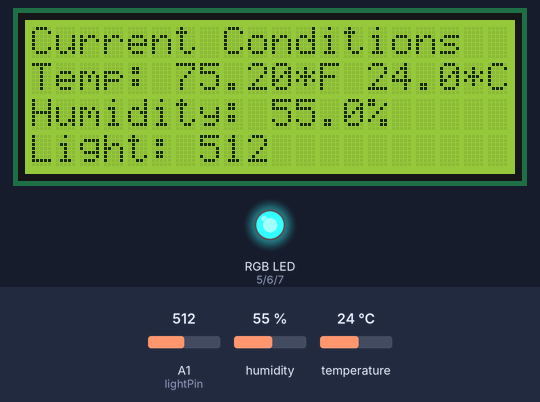
A sketch run on a simulated Arduino Uno, built with avr-gcc and run on an emulated ATmega328P. Parts: 20×4 character LCD, an RGB LED mixed from three pins (HIGH = lit). The test bench sets the inputs (shaded band); at power-on: temperature 24 °C, A1 (lightPin) = 512, humidity 55 %. WiFi joins after 1.5 s; servers stay silent unless stated; what the sketch prints to the serial monitor is not drawn.

Above: at 7.4 s.
7.5 s: temperature set to 12 °C
At 12.3 s:
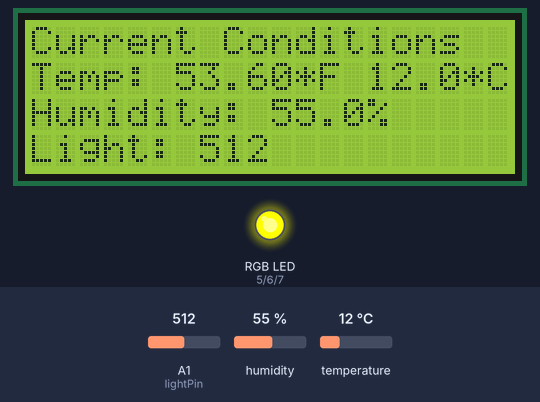
17.9 s: A1 (lightPin) set to 716
At 21.9 s:
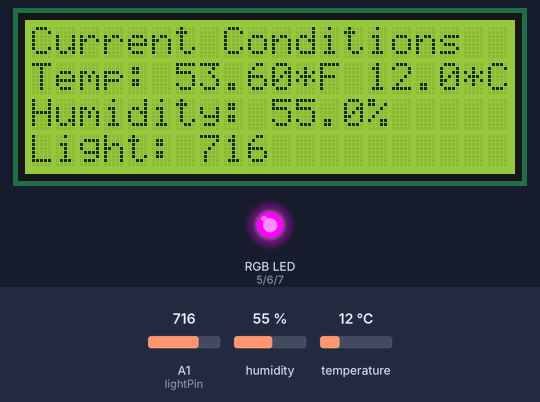
23.6 s: humidity set to 22 %
At 27.9 s:
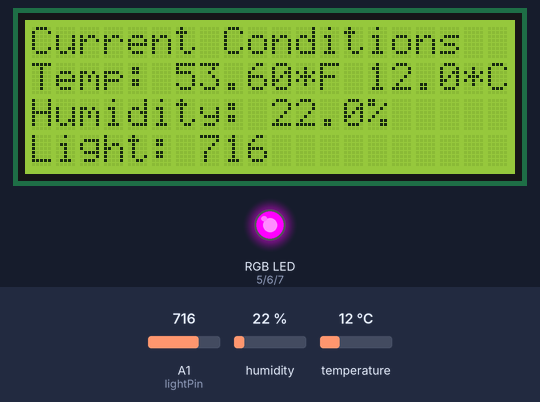
29.3 s: A1 (lightPin) set to 900
At 32.8 s:
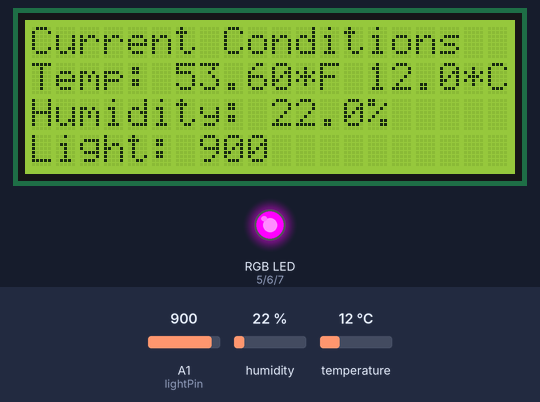
35.0 s: humidity set to 40 %
At 37.6 s:
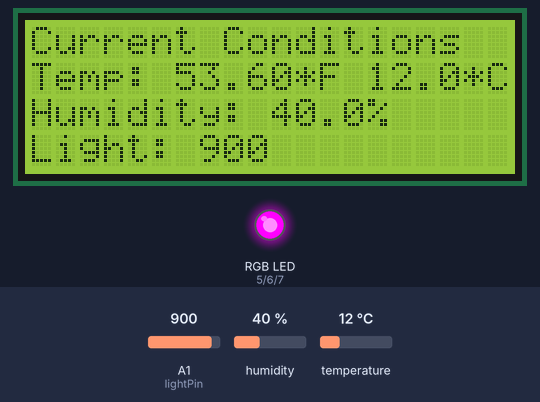
40.7 s: A1 (lightPin) set to 1023
At 42.5 s:
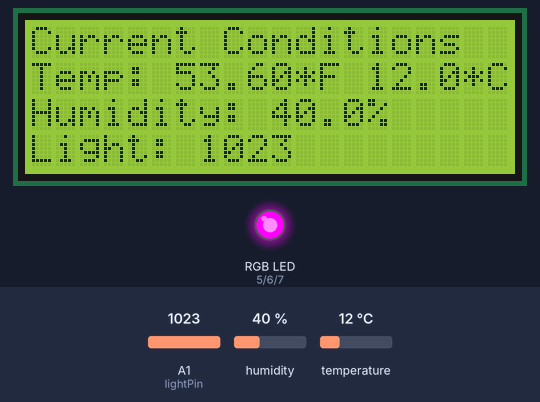
Timing chart, 0 to 44.0 s (numbered marks = the images above; inputs shaded):
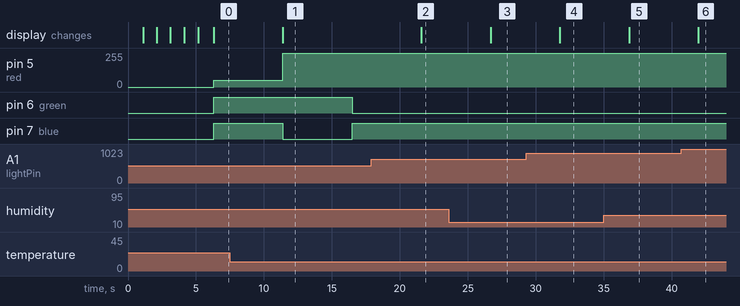

The sketch:

WeatherStation_v1.ino
```cpp
/*
To wire up the DHT sensor:
Connect pin 1 (on the left) of the sensor to +5V
Connect pin 2 of the sensor to whatever your DHTPIN is
Connect pin 4 (on the right) of the sensor to GROUND
Connect a 10K resistor from pin 2 (data) to pin 1 (power) of the sensor

Tutorial for making repeated requests via the Ethernet shield: http://arduino.cc/en/Tutorial/WebClientRepeating
*/

// INCLUDE LIBRARIES
#include "DHT.h"  // DHT Library from AdaFruit: https://github.com/adafruit/DHT-sensor-library
#include <Wire.h>
#include <LCD.h>
#include <LiquidCrystal_I2C.h>  // LCD library from https://bitbucket.org/fmalpartida/new-liquidcrystal/wiki/Home
#include <SPI.h>
#include <Ethernet.h>
#include <EthernetUdp.h>  // http://arduino.cc/en/Tutorial/UdpNtpClient

// DEFINE LCD ATTRIBUTES
//#define I2C_ADDR    0x27  // Define I2C Address where the PCF8574A is. This was the erroneous default address.
#define I2C_ADDR    0x3F  // Define I2C Address where the PCF8574A is. This is the correct address.
#define BACKLIGHT_PIN     3
#define En_pin  2
#define Rw_pin  1
#define Rs_pin  0
#define D4_pin  4
#define D5_pin  5
#define D6_pin  6
#define D7_pin  7
LiquidCrystal_I2C       lcd(I2C_ADDR,En_pin,Rw_pin,Rs_pin,D4_pin,D5_pin,D6_pin,D7_pin);

// DEFINE DHT ATTRIBUTES
#define DHTPIN 2  // Arduino Pin for DHT
#define DHTTYPE DHT22   // DHT 22  (AM2302)
DHT dht(DHTPIN, DHTTYPE);

// DEFINE LED ATTRIBUTES
int red = 5;  // The red led pin.
int green = 6;  // The green led pin.
int blue = 7;  // The blue led pin.
int lightPin = 1;  // The photoresistor pin
float prevTemp = 0;  // Save the previous temperature for comparison.

// DEFINE ETHERNET ATTRIBUTES
// Enter a MAC address for the Ethernet shield controller.
byte mac[] = {  0x90, 0xA2, 0xDA, 0x0D, 0x97, 0xA8 };
unsigned int localPort = 8888;  // local port to listen for UDP packets
IPAddress ip(192,168,2,114);
IPAddress myDns(8,8,8,8);  // IP address of DNS server (Google)
char server[] = "foo.com";  // Host for RESTful API to save readings.
IPAddress timeServer(132, 163, 4, 101); // time-a.timefreq.bldrdoc.gov NTP server
// IPAddress timeServer(132, 163, 4, 102); // time-b.timefreq.bldrdoc.gov NTP server
// IPAddress timeServer(132, 163, 4, 103); // time-c.timefreq.bldrdoc.gov NTP server
EthernetClient client;
EthernetUDP Udp;  // A UDP instance to let us send and receive packets over UDP

unsigned long lastConnectionTime = 0;  // last time we connected to the server, in milliseconds
unsigned long lastReadTime = 0;
boolean lastConnected = false;  // state of the connection last time through the main loop
unsigned long postingInterval = 3600000;  // delay until next time to post update.
const unsigned int READ_INTERVAL = 5000;     // This sets how long between readings (5 seconds)
const int NTP_PACKET_SIZE= 48;  // NTP time stamp is in the first 48 bytes of the message
byte packetBuffer[ NTP_PACKET_SIZE];  //buffer to hold incoming and outgoing packets
String displayLocation = "Rosemount, MN";

void setup() {
    Serial.begin(9600);
    Serial.println("Initializing 'Current Conditions' project.");

    // Set the output pins for the RGB LED
    pinMode(red, OUTPUT);
    pinMode(green, OUTPUT);
    pinMode(blue, OUTPUT);

    dht.begin();  // Fire up the DHT (temp/humidity sensor).
    lcd.begin(20,4);  // Fire up the LCD.

    // Switch on the LCD backlight
    lcd.setBacklightPin(BACKLIGHT_PIN,POSITIVE);
    lcd.setBacklight(HIGH);
    lcd.home();  // Go home

    // Start the Ethernet connection:
    Ethernet.begin(mac, ip, myDns);
    Udp.begin(localPort);
    // print the Ethernet board/shield's IP address:
    Serial.print("My IP address: ");
    Serial.println(Ethernet.localIP());

    lcd.clear(); // clear display, set cursor position to zero
    lcd.print("Current Conditions");
    lcd.setCursor(0, 1);        // go to the 2nd line
    lcd.print("Brian Shoemaker");
    lcd.setCursor(0, 2);        // go to the third line
    lcd.print("Warming up...");

    // Display a countdown.
    for (int ii=5; ii>0; ii--) {
        lcd.setCursor(14, 2);
        lcd.print(ii);
        delay(1000);
    }

    lcd.clear(); // clear display, set cursor position to zero
    lcd.print("Current Conditions");
    lcd.setCursor(0, 1); // go to the 2nd line
    lcd.print(displayLocation);

    // Sync up the clock
    syncClock();
}

void loop() {

    // if there's incoming data from the net connection, send it out the serial port.  This is for debugging purposes only.
    if (client.available()) {
        char c = client.read();
        Serial.print(c);
    }

    // If there's no net connection, but there was one last time through the loop, then stop the client.
    if (!client.connected() && lastConnected) {
        //Serial.println();
        //Serial.println("disconnecting.");
        client.stop();
    }

    if ((millis() - lastReadTime > READ_INTERVAL)) {
        // Reading temperature or humidity takes about 250 milliseconds!
        // Sensor readings may also be up to 2 seconds 'old' (its a very slow sensor)
        float humidity = dht.readHumidity();
        float tempC = dht.readTemperature();
        float tempF = (tempC * 1.8) + 32;
        int lightReading = analogRead(lightPin);

        // Check if temperature/humidity readings are valid.
        //If they are NaN (not a number) then something went wrong!
        if (isnan(tempC) || isnan(humidity)) {
            Serial.println("Failed to read from DHT");
        } else { // Success!

            // SAVE DATA
            // if we're not connected, and N seconds (postingInterval) have passed since the last connection,
            // then connect again and send data.
            if(!client.connected() && (millis() - lastConnectionTime > postingInterval)) {
                postReading(tempC, humidity, lightReading);

                // Sync up the clock, resetting the postingInterval.
                syncClock();
            }
            // store the state of the connection for next time through the loop:
            lastConnected = client.connected();

            // Display temperature reading.
            lcd.setCursor(0, 1);  // go to the second line
            lcd.print("Temp:               " );
            lcd.setCursor(6, 1);
            lcd.print(tempF);
            lcd.setCursor(11, 1);
            lcd.print("*F");
            lcd.setCursor(14, 1);
            lcd.print(tempC);
            lcd.setCursor(18, 1);
            lcd.print("*C");

            // Display humidity reading
            lcd.setCursor (0, 2);  // go to the third line
            lcd.print("Humidity:           ");
            lcd.setCursor(10,2);
            lcd.print(humidity);
            lcd.setCursor(14,2);
            lcd.print("%");

            // Display the light reading
            lcd.setCursor(0, 3);  // go to the fourth line
            lcd.print("Light:              ");
            lcd.setCursor(7, 3);
            lcd.print(lightReading);

            // Reset the RGB LED
            digitalWrite(green, HIGH);
            analogWrite(red, 255);
            digitalWrite(blue, HIGH);

            // Figure out what color to display.
            float tempDiff = tempC - prevTemp;
            if (tempDiff == 0) {  // Temperature is the same
                digitalWrite(green, LOW);
            } else if (tempDiff > 0) {   // Temperature went up
                analogWrite(red, 51);
            } else {  // Temperature went down
                digitalWrite(blue, LOW);
            }

            // Save off the previous temperature
            prevTemp = tempC;

            // For troubleshooting, writing to serial.
            Serial.print("Humidity: ");
            Serial.print(humidity);
            Serial.print("%\t");
            Serial.print("Temperature: ");
            Serial.print(tempC);
            Serial.print(" *C  ");
            Serial.print(tempF);
            Serial.print(" *F\t");
            Serial.print("Light: ");
            Serial.println(lightReading);

            // Reset timer for last time a temperature reading was taken.
            lastReadTime = millis();
        }
    }
}

// Send a conditions reading to the web service
void postReading(float tempC, float humidity, int light) {
    char buffer[25];

    // Build up the JSON to POST
    String data = "{\"tempC\" : ";
    dtostrf(tempC, 1, 1, buffer);
    data += String(buffer);
    data += ", \"humidity\" :  ";
    dtostrf(humidity, 1, 1, buffer);
    data += String(buffer);
    data += ", \"light\" : " + String(light);
    data += "}";

    // if there's a successful connection:
    if (client.connect(server, 80)) {
        Serial.println("connecting...");
        // send the HTTP POST request:
        client.println("POST /path/to/api?shortCode=foo HTTP/1.1");
        client.println("Host: foo.com");
        client.println("User-Agent: arduino-ethernet");
        client.println("Content-Type: application/json; charset=UTF-8");
        client.print("Content-Length: ");
        client.println(data.length());
        client.println("Cache-Control: max-age=0");
        client.println("Accept-Language: en-US,en;q=0.8");
        client.println();
        client.println(data);
        client.println();

        // note the time that the connection was made:
        lastConnectionTime = millis();
    } else {
        // if you couldn't make a connection:
        Serial.println("connection failed");
        Serial.println("disconnecting.");
        client.stop();
    }
}

// The Arduino's internal timing is terrible. Sync up with an external service.
void syncClock() {
    sendNTPpacket(timeServer); // send an NTP packet to a time server

    // wait to see if a reply is available
    delay(1000);

    if (Udp.parsePacket() ) {
        // We've received a packet, read the data from it
        Udp.read(packetBuffer,NTP_PACKET_SIZE);  // read the packet into the buffer

        // The timestamp starts at byte 40 of the received packet and is four bytes,
        // or two words, long. First, esxtract the two words:

        unsigned long highWord = word(packetBuffer[40], packetBuffer[41]);
        unsigned long lowWord = word(packetBuffer[42], packetBuffer[43]);
        // combine the four bytes (two words) into a long integer
        // this is NTP time (seconds since Jan 1 1900):
        unsigned long secsSince1900 = highWord << 16 | lowWord;
        Serial.print("Seconds since Jan 1 1900 = " );
        Serial.println(secsSince1900);

        // now convert NTP time into everyday time:
        // Unix time starts on Jan 1 1970. In seconds, that's 2208988800:
        const unsigned long seventyYears = 2208988800UL;
        // subtract seventy years:
        unsigned long epoch = secsSince1900 - seventyYears;
        // print Unix time:
        Serial.print("Unix time = ");
        Serial.println(epoch);

        // print the hour, minute and second:
        Serial.print("The UTC time is ");       // UTC is the time at Greenwich Meridian (GMT)
        Serial.print((epoch  % 86400L) / 3600); // print the hour (86400 equals secs per day)
        Serial.print(':');
        if ( ((epoch % 3600) / 60) < 10 ) {
            // In the first 10 minutes of each hour, we'll want a leading '0'
            Serial.print('0');
        }
        Serial.print((epoch  % 3600) / 60); // print the minute (3600 equals secs per minute)
        Serial.print(':');
        if ( (epoch % 60) < 10 ) {
            // In the first 10 seconds of each minute, we'll want a leading '0'
            Serial.print('0');
        }
        Serial.println(epoch % 60); // print the second

        // Figure out how many seconds until the top of the hour
        long remainingMinutes = 59 - ((epoch  % 3600) / 60);
        long remainingSeconds = 60 - (epoch % 60);
        remainingSeconds += (remainingMinutes * 60);

        // Reset the interval (in milliseconds) until the next post
        postingInterval = (remainingSeconds * 1000);
        Serial.print("Remaining Milliseconds: ");
        Serial.println(postingInterval);
    }
}


// send an NTP request to the time server at the given address
unsigned long sendNTPpacket(IPAddress& address) {
    // set all bytes in the buffer to 0
    memset(packetBuffer, 0, NTP_PACKET_SIZE);
    // Initialize values needed to form NTP request
    // (see URL above for details on the packets)
    packetBuffer[0] = 0b11100011;   // LI, Version, Mode
    packetBuffer[1] = 0;     // Stratum, or type of clock
    packetBuffer[2] = 6;     // Polling Interval
    packetBuffer[3] = 0xEC;  // Peer Clock Precision
    // 8 bytes of zero for Root Delay & Root Dispersion
    packetBuffer[12]  = 49;
    packetBuffer[13]  = 0x4E;
    packetBuffer[14]  = 49;
    packetBuffer[15]  = 52;

    // all NTP fields have been given values, now
    // you can send a packet requesting a timestamp:
    Udp.beginPacket(address, 123); //NTP requests are to port 123
    Udp.write(packetBuffer,NTP_PACKET_SIZE);
    Udp.endPacket();
}
```

Measured:
- after the input at 7.5 s, pin 6 (green): HIGH → LOW after 9.0 s instead of 3.9 s; pin 7 (blue): HIGH → LOW after 3.9 s, → HIGH 5.1 s later; the display: changes after 3.9 s (image 1)
- after the input at 17.9 s, the display: changes after 3.7 s (image 2)
- after the input at 23.6 s, the display: changes after 3.1 s (image 3)
- after the input at 29.3 s, the display: changes after 2.5 s (image 4)
- after the input at 35.0 s, the display: changes after 1.9 s (image 5)
- after the input at 40.7 s, the display: changes after 1.3 s (image 6)
